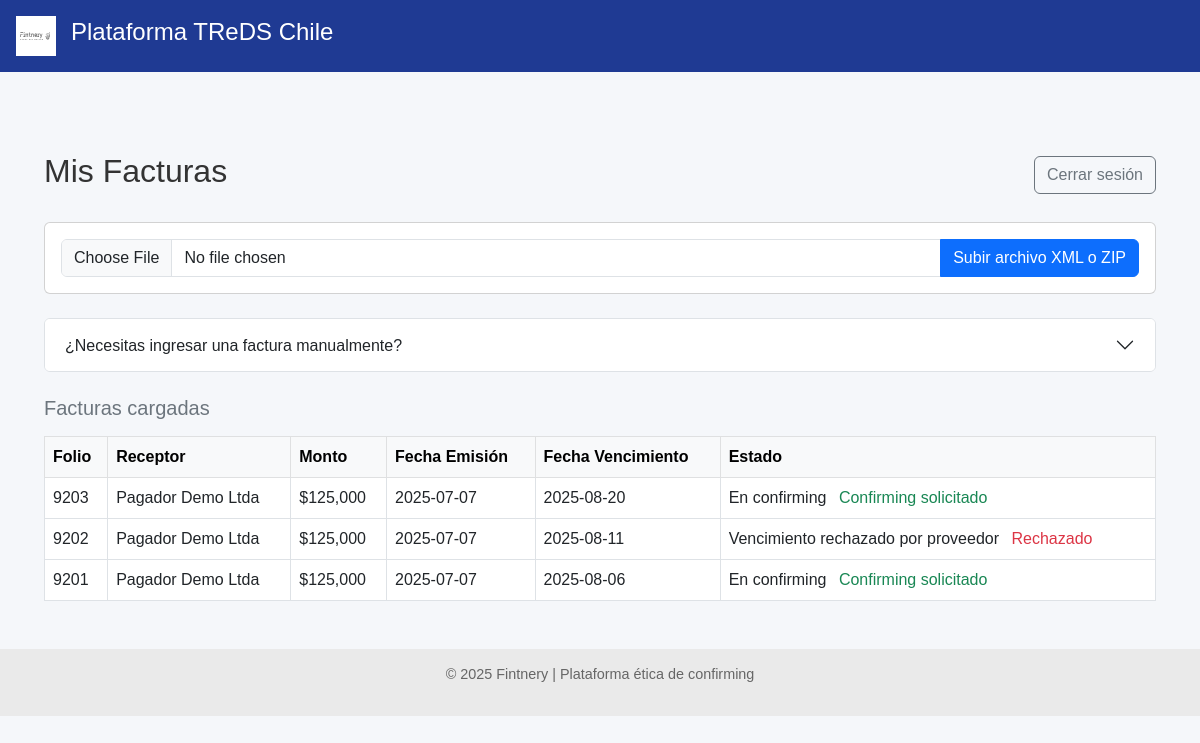
Before: /proveedor/facturas (signed in) with the older database file.
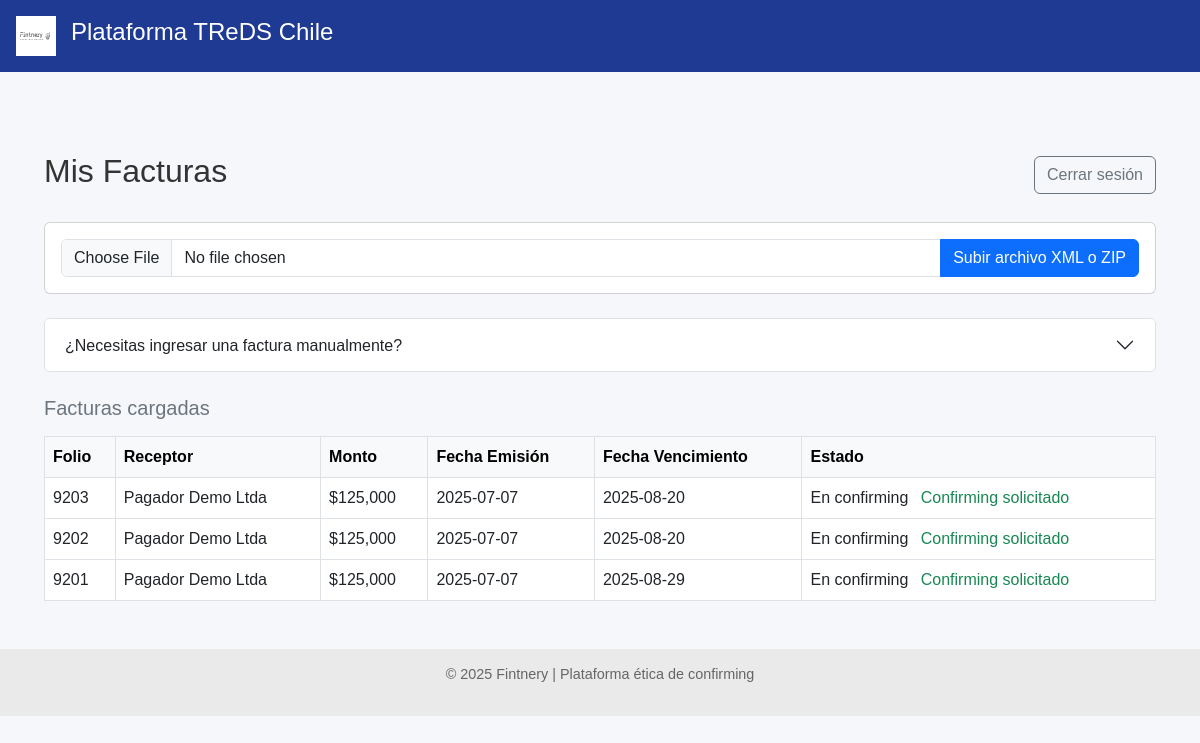
After: the same page with the newer database file.
### models.py (models this page shows)
class FacturaDB(Base):
    __tablename__ = "facturas"
    id = Column(Integer, primary_key=True, index=True)
    rut_emisor = Column(String, index=True)
    rut_receptor = Column(String)
    tipo_dte = Column(String)
    folio = Column(Integer)
    monto = Column(Integer)
    estado_dte = Column(String)
    razon_social_emisor = Column(String)
    razon_social_receptor = Column(String)
    fecha_emision = Column(Date)
    fecha_vencimiento = Column(Date)
    fecha_vencimiento_original = Column(Date, nullable=True)
    modificacion_aceptada_por_proveedor = Column(Boolean, nullable=True, default=None)
    confirming_solicitado = Column(Boolean, default=False)
    origen_confirmacion = Column(String, default="Desconocido")
    financiador_adjudicado = Column(String, nullable=True)
    proveedor_id = Column(Integer, ForeignKey("proveedores.id"))
    proveedor = relationship("Proveedor", back_populates="facturas")
    pagador_id = Column(Integer, ForeignKey("pagadores.id"))
    pagador = relationship("Pagador", back_populates="facturas")
    ofertas = relationship("OfertaFinanciamiento", back_populates="factura")

### routers/proveedor.py (the view)
@router.get("/facturas")
def ver_facturas_proveedor(request: Request, db: Session = Depends(get_db)):
    proveedor_id = request.session.get("proveedor_id")
    if not proveedor_id:
        return RedirectResponse(url="/proveedor/login", status_code=303)
    facturas = db.query(FacturaDB).filter(FacturaDB.proveedor_id == proveedor_id).all()
    return templates.TemplateResponse("facturas.html", {"request": request, "facturas": facturas})

### templates/facturas.html (shortened to what this page needs)
{% extends "base.html" %}
{% block content %}
<div class="container mt-5">
    <div class="d-flex justify-content-between align-items-center mb-4">
        <h2>Mis Facturas</h2>
        <a href="/proveedor/logout" class="btn btn-outline-secondary">Cerrar sesión</a>
    </div>
    <div class="card mb-4">
        <div class="card-body">
            <form method="post" action="/proveedor/facturas" enctype="multipart/form-data">
                <div class="input-group">
                    <input type="file" name="archivo" class="form-control" accept=".xml,.zip" required>
                    <button type="submit" class="btn btn-primary">Subir archivo XML o ZIP</button>
                </div>
            </form>
        </div>
    </div>
    <div class="accordion mb-4" id="accordionManual">
        <div class="accordion-item">
            <h2 class="accordion-header" id="headingManual">
                <button class="accordion-button collapsed" type="button" data-bs-toggle="collapse" data-bs-target="#collapseManual" aria-expanded="false" aria-controls="collapseManual">
                    ¿Necesitas ingresar una factura manualmente?
                </button>
            </h2>
        </div>
    </div>
    <h5 class="text-secondary mb-3">Facturas cargadas</h5>
    <div class="table-responsive">
        <table class="table table-bordered table-hover bg-white">
            <thead class="table-light">
                <tr>
                    <th>Folio</th>
                    <th>Receptor</th>
                    <th>Monto</th>
                    <th>Fecha Emisión</th>
                    <th>Fecha Vencimiento</th>
                    <th>Estado</th>
                </tr>
            </thead>
            <tbody>
                {% for factura in facturas %}
                <tr>
                    <td>{{ factura.folio }}</td>
                    <td>{{ factura.razon_social_receptor }}</td>
                    <td>${{ '{:,.0f}'.format(factura.monto) }}</td>
                    <td>{{ factura.fecha_emision }}</td>
                    <td>{{ factura.fecha_vencimiento }}</td>
                    <td>
                        {{ factura.estado_dte }}
                        {% if factura.estado_dte == "Cargada" %}
                            <form method="get" action="/proveedor/solicitar_confirmacion/{{ factura.id }}" class="d-inline">
                                <button type="submit" class="btn btn-sm btn-warning ms-2">Solicitar Confirmación</button>
                            </form>
                        {% elif factura.estado_dte == "Vencimiento rechazado por proveedor" %}
                            <span class="text-danger ms-2">Rechazado</span>
                        {% elif factura.estado_dte == "En confirming" %}
                            <span class="text-success ms-2">Confirming solicitado</span>
                        {% endif %}
                    </td>
                </tr>
                {% else %}
                <tr>
                    <td colspan="6" class="text-center text-muted">No hay facturas cargadas.</td>
                </tr>
                {% endfor %}
            </tbody>
        </table>
    </div>
</div>
{% endblock %}

Changed rows visible on the page:
changed FacturaDB (number 2 of 3 on the later page): fecha_vencimiento "2025-08-11" → "2025-08-20"; estado_dte "Vencimiento rechazado por proveedor" → "En confirming"; estado_dte "Rechazado" → "Confirming solicitado"
changed FacturaDB (number 3 of 3 on the later page): fecha_vencimiento "2025-08-06" → "2025-08-29"
